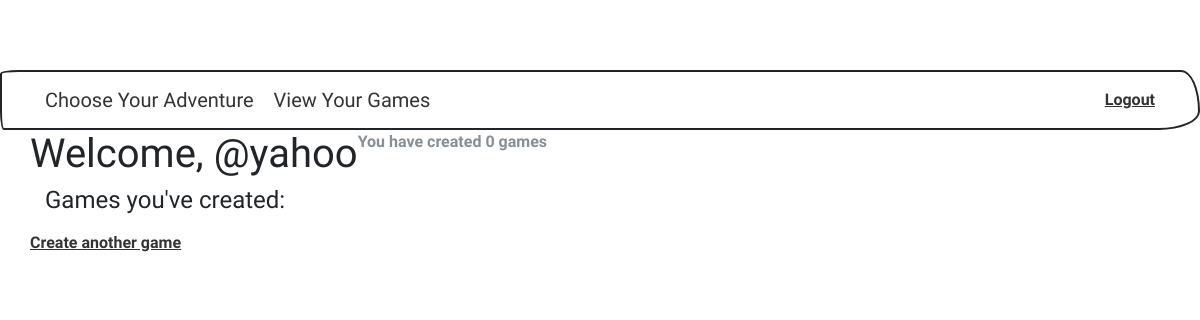
Page /player/home/ (signed in) on the earlier database version.
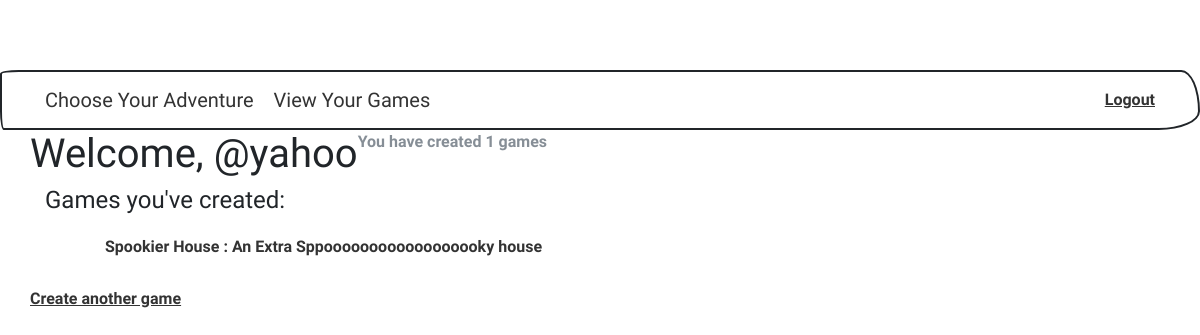
Same page on the later database version.
### ChooseYourAdventure/models.py (models this page shows, shortened)
class Game(models.Model):
    title = models.CharField(max_length=100, help_text='Pick a snazzy title')
    creator = models.ForeignKey(User, related_name="creator", null=True, on_delete=models.SET_NULL)
    description = models.CharField(blank=True, max_length=250)
    code = models.TextField(null=True, help_text='Add your game code here')
    url = models.CharField(max_length=200, unique=True)
    date_created = models.DateTimeField(auto_now_add=True)
    date_modified = models.DateTimeField(auto_now=True)
    keywords = models.ManyToManyField(Keyword, verbose_name="list of keywords")
    objects = GamesQuerySet.as_manager()
    def get_absolute_url(self):
        return reverse('game_page', args=[self.url])

### Player/views.py (the view)
# urls.py: 2. Add a URL to urlpatterns:  path('', views.home, name='home')
@login_required
def home(request):
    return render(request, "player/home.html",
                  {'games_by_user': Game.objects.games_by_user(request.user),
                   'num_player_games':  Game.objects.games_by_user(request.user).count()})

### ChooseYourAdventure/models.py (called while the page is built)
    def games_by_user(self, user):
        return self.filter(
            creator=user
        )

### templates/Player/home.html (shortened to what this page needs)
{% extends 'base.html' %}
{% block content %}
    <div class="row">
        <h1>Welcome, {{ user.username }}</h1>
        <p class="text-muted">You have created  {{ num_player_games }} games</p>
    </div>
    <div>
        <h4>Games you've created:</h4>
        <ul>
            {%  for game in games_by_user %}
                <a class="list-group-item" href="{{ game.get_absolute_url }}">
                    {{ game.title }} : {{ game.description }}
                </a>
            {% endfor %}
        </ul>
    </div>
    <div class="row">
        <a href="{% url 'new_game' %}">
            Create another game
        </a>
    </div>
{% endblock %}

Differences in the rows shown:
added Game: title "Spookier House", description "An Extra Sppoooooooooooooooooky house"
Other differences:
{{ num_player_games }}: "0" → "1"
